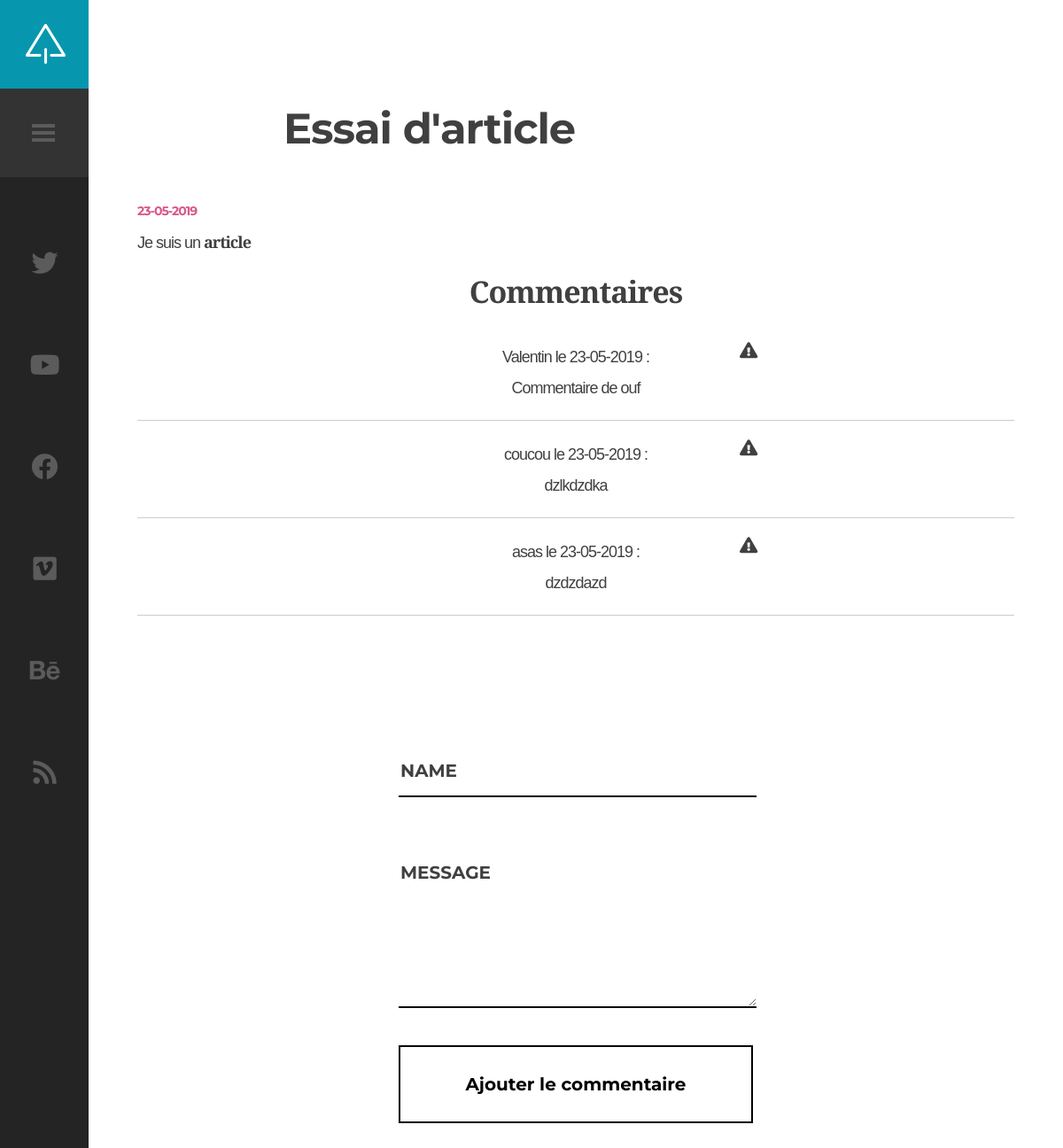
Screenshot of /index.php?id=9&action=getPost with the database file from the repository.
### tables this page shows
CREATE TABLE `articles` (
  `id` int(11) NOT NULL,
  `title` varchar(255) NOT NULL,
  `content` text NOT NULL,
  `date_upload` datetime NOT NULL
);

CREATE TABLE `commentaires` (
  `id` int(11) NOT NULL,
  `name` varchar(255) NOT NULL,
  `message` text NOT NULL,
  `date_publish_comm` datetime NOT NULL,
  `article_referent` int(11) NOT NULL,
  `danger` tinyint(1) NOT NULL DEFAULT 0
);

### model/articles.php (called while the page is built, shortened)
<?php
class ArticlesManager extends Manager {
    function getPost($idGet)
    {
        $pdo = Manager::connectionBdd();
        $req = $pdo->prepare('SELECT * FROM articles WHERE id= :id');
        $req->execute(['id' => $idGet]);
        $post = $req->fetch();
        return $post;
    }
}

### model/comments.php (called while the page is built, shortened)
<?php
class CommentsManager extends Manager
{
    function getComments($postID) {
        $pdo = Manager::connectionBdd();
        $comments = $pdo->prepare('SELECT * FROM commentaires WHERE article_referent= :article_referent ORDER BY date_publish_comm DESC');
        $comments->execute(['article_referent' => $postID]);
        return $comments;
    }
}

### views/article.php (the view, shortened to what this page needs)
<?php
$dateUpload = date_format(new DateTime($post['date_upload']), 'd-m-Y');
?>
<div id="content" class="site-content center-relative">
    <div class="single-post-wrapper content-1070 center-relative">
        <article class="center-relative">
            <h1 class="entry-title">
                <?= $post['title']; ?>
            </h1>
            <div class="entry-date published"><?= $dateUpload; ?></div>
                <?= $post['content']; ?>
            <div class="commentaires">
                <h2>Commentaires</h2>
                <?php
                while ($comment = $comments->fetch()){
                    $dateComm = date_format(new DateTime($comment['date_publish_comm']), 'd-m-Y');
                    ?>
                    <div class="commentaire">
                        <a href="index.php?action=danger&ref=<?= $_GET['id'];?>&id=<?= $comment['id'];?>"><i class="fas fa-exclamation-triangle" id="danger"></i></a>
                        <p><?= htmlspecialchars($comment['name'])?> le <?= $dateComm; ?> : </p>
                        <p><?= htmlspecialchars($comment['message'])?></p>
                    </div>
                    <hr>
                <?php
                }
                ?>
            </div>
                <div class="commentaire">
                    <div class="contact-form">
                        <form method="post" action="index.php?id=<?= $post['id']; ?>&action=addComment ">
                            <p><input id="name" type="text" name="name" placeholder="Name"></p>
                            <p><textarea id="message" name="message" placeholder="Message"></textarea></p>
                            <p><input type="submit" value="Ajouter le commentaire"></p>
                        </form>
                    </div>
                </div>
        </article>
    </div>
</div>
<?php
require 'template_article.php'; ?>

### public/css/clear.css (style rules this page uses)
html, body, div, span, object, iframe, h1, h2, h3, h4, h5, h6, p, blockquote, pre, abbr, address, cite, code, del, dfn, em, img, ins, kbd, q, samp, small, strong, sub, sup, var, b, i, ol, ul, li, fieldset, form, label, legend, table, caption, tbody, tfoot, thead, tr, th, td, article, aside, canvas, details, figcaption, figure, footer, header, hgroup, menu, nav, section, summary, time, mark, audio, video { margin:0; padding:0; border:0; outline: none; font-size:100%; background:transparent; }
body { line-height:1; }
article,aside,details,figcaption,figure, footer,header,hgroup,menu,nav,section { display:block; }
a { margin:0; padding:0; font-size:100%; outline: none; vertical-align:baseline; background:transparent; }
hr { display:block; height:1px; border:0; border-top:1px solid #cccccc; margin:1em 0; padding:0; }
input, select { vertical-align:middle; }

### public/css/common.css (style rules this page uses)
.center-relative { margin-left: auto; margin-right: auto; }
h1,h2,h3,h4,h5,h6 { padding: 20px 0; }
h1 { font-size: 38px; line-height: 38px; }
h2 { font-size: 34px; line-height: 34px; }
.commentaire { width: 400px; margin: auto; }
.commentaires { text-align: center; padding-bottom: 80px; }

### public/css/style.css (style rules this page uses)
body { font-family: 'Libre Baskerville',sans-serif, Arial;; font-size: 18px; line-height: 35px; font-weight: 400; letter-spacing: -1px; color: #404040; background-color: #fff; }
body a { text-decoration: none; color: #404040; transition: color .2s linear, background-color .2s linear, border-color .2s linear; }
input, textarea, select { -webkit-appearance: none; }
.content-1070 { max-width: 1070px; }
.site-content { width: calc(100% - 100px); margin-left: 100px; padding-bottom: 100px; position: relative; -webkit-transition: margin 0.3s ease; -moz-transition: margin 0.3s ease; -ms-transition: margin 0.3s ease; -o-transition: margin 0.3s ease; transition: margin 0.3s ease; }
.cat-links ul li a, .entry-date.published { color: #D8588C; font-size: 14px; }
.published { font-family: 'Montserrat', sans-serif, Arial; display: inline-block; font-size: 14px; text-transform: uppercase; font-weight: 700; color: #aabdbd; }
.single-post article { margin: 0 auto; text-align: justify; }
.single-post h1.entry-title { font-family: 'Montserrat', sans-serif, Arial; margin-bottom: 30px; -ms-word-wrap: break-word; word-wrap: break-word; font-size: 48px; line-height: 50px; padding-top: 120px; text-align: left; width: 660px; max-width: 90%; margin-left: auto; margin-right: auto; }
.contact-form { max-width: 100%; margin: 0 auto; }
.contact-form input[type=text], .contact-form input[type=email], .contact-form textarea, .contact-form input[type=password] { border: 0; border-bottom: 2px solid; padding-top: 13px; padding-bottom: 13px; margin: 30px 0; height: 28px; font-size: 16px; font-family: 'Montserrat', sans-serif, Arial; width: 100%; line-height: 25px; }
.contact-form textarea { height: 150px; }
.contact-form input[type=submit] { display: inline-block; border: 2px solid; text-align: center; padding: 30px 0px; cursor: pointer; margin-bottom: 25px; vertical-align: middle; text-decoration: none; background: transparent; font-family: 'Montserrat', sans-serif, Arial; font-weight: 700; width: 100%; font-size: 20px; transition: color .2s linear, background-color .2s linear, border-color .2s linear; }
@media screen and (max-width: 1650px) { .content-1070 { width: 1070px; max-width: 90%; } }
#danger { width: 15px; position: absolute; right: 0; }
.commentaire { margin-top: 20px; position: relative; }

### public/css/smallscreen.css (style rules this page uses)
.commentaire { width: 100%; display: flex; flex-direction: column; flex-wrap: nowrap; }
.entry-title { text-align: center; }

### rows the page displays
articles: title "Essai d'article", date_upload "23-05-2019", content "Je suis un article"
commentaires: name "Valentin", date_publish_comm "23-05-2019", message "Commentaire de ouf"
commentaires: name "coucou", date_publish_comm "23-05-2019", message "dzlkdzdka"
commentaires: name "asas", date_publish_comm "23-05-2019", message "dzdzdazd"
